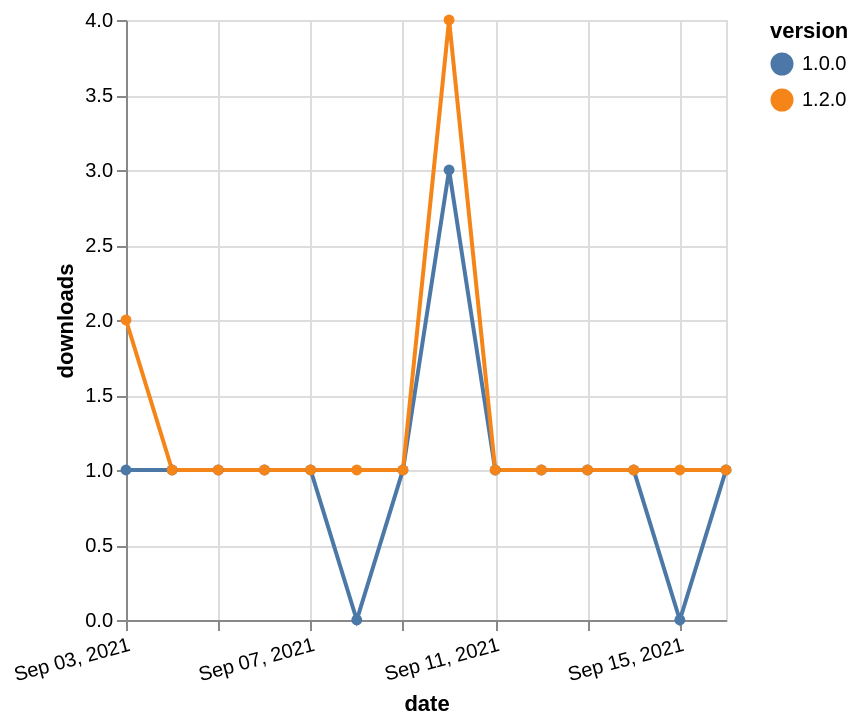

The Vega-Lite source for this figure:
### Vega-Lite specification from a JSON file in a GitHub repository (floating-point values rounded to 4 significant figures)
{"$schema": "https://vega.github.io/schema/vega-lite/v5.json", "description": "A simple bar chart with embedded data.", "data": {"values": [{"date": "2021-09-03", "total": 204, "delta": 1, "version": "1.0.0"}, {"date": "2021-09-04", "total": 205, "delta": 1, "version": "1.0.0"}, {"date": "2021-09-05", "total": 206, "delta": 1, "version": "1.0.0"}, {"date": "2021-09-06", "total": 207, "delta": 1, "version": "1.0.0"}, {"date": "2021-09-07", "total": 208, "delta": 1, "version": "1.0.0"}, {"date": "2021-09-08", "total": 208, "delta": 0, "version": "1.0.0"}, {"date": "2021-09-09", "total": 209, "delta": 1, "version": "1.0.0"}, {"date": "2021-09-10", "total": 212, "delta": 3, "version": "1.0.0"}, {"date": "2021-09-11", "total": 213, "delta": 1, "version": "1.0.0"}, {"date": "2021-09-12", "total": 214, "delta": 1, "version": "1.0.0"}, {"date": "2021-09-13", "total": 215, "delta": 1, "version": "1.0.0"}, {"date": "2021-09-14", "total": 216, "delta": 1, "version": "1.0.0"}, {"date": "2021-09-15", "total": 216, "delta": 0, "version": "1.0.0"}, {"date": "2021-09-16", "total": 217, "delta": 1, "version": "1.0.0"}, {"date": "2021-09-03", "total": 126, "delta": 2, "version": "1.2.0"}, {"date": "2021-09-04", "total": 127, "delta": 1, "version": "1.2.0"}, {"date": "2021-09-05", "total": 128, "delta": 1, "version": "1.2.0"}, {"date": "2021-09-06", "total": 129, "delta": 1, "version": "1.2.0"}, {"date": "2021-09-07", "total": 130, "delta": 1, "version": "1.2.0"}, {"date": "2021-09-08", "total": 131, "delta": 1, "version": "1.2.0"}, {"date": "2021-09-09", "total": 132, "delta": 1, "version": "1.2.0"}, {"date": "2021-09-10", "total": 136, "delta": 4, "version": "1.2.0"}, {"date": "2021-09-11", "total": 137, "delta": 1, "version": "1.2.0"}, {"date": "2021-09-12", "total": 138, "delta": 1, "version": "1.2.0"}, {"date": "2021-09-13", "total": 139, "delta": 1, "version": "1.2.0"}, {"date": "2021-09-14", "total": 140, "delta": 1, "version": "1.2.0"}, {"date": "2021-09-15", "total": 141, "delta": 1, "version": "1.2.0"}, {"date": "2021-09-16", "total": 142, "delta": 1, "version": "1.2.0"}]}, "width": "container", "mark": {"type": "line", "point": {"filled": true}}, "encoding": {"x": {"field": "date", "type": "temporal", "timeUnit": "yearmonthdate", "title": "date", "axis": {"labelAngle": -15}}, "y": {"field": "delta", "type": "quantitative", "title": "downloads"}, "color": {"field": "version", "type": "nominal"}, "tooltip": {"field": "delta"}}}
